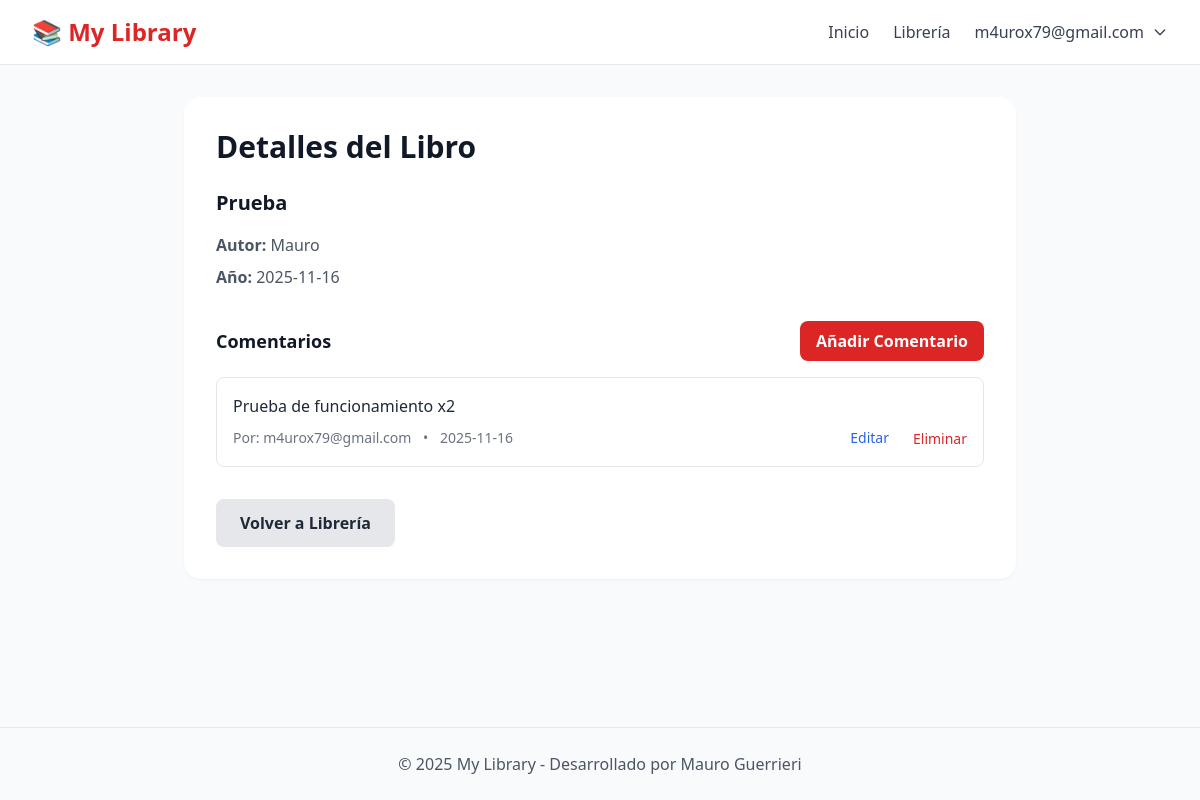
The page /view-book/2 (signed in) on the database its author committed.
### tables this page shows
CREATE TABLE books (
	id INTEGER NOT NULL PRIMARY KEY AUTOINCREMENT,
	title TEXT NOT NULL,
	author TEXT,
	publish_date TEXT
, user_id INTEGER NOT NULL DEFAULT 0);

CREATE TABLE comments (
	id INTEGER PRIMARY KEY AUTOINCREMENT,
	description TEXT NOT NULL,
	book_id INTEGER NOT NULL,
	user_id INTEGER NOT NULL, created_at DATETIME,
	CONSTRAINT FK_comments_books FOREIGN KEY (book_id) REFERENCES books(id) ON DELETE CASCADE,
	CONSTRAINT FK_comments_users_2 FOREIGN KEY (user_id) REFERENCES users(id) ON DELETE CASCADE
);

CREATE TABLE users (
    id INTEGER PRIMARY KEY AUTOINCREMENT,
    email VARCHAR(255) UNIQUE NOT NULL,
    password VARCHAR(255) NOT NULL,
    created_at DATETIME DEFAULT CURRENT_TIMESTAMP
);

### controllers/view-bookcontroller.php (called while the page is built, shortened)
<?php
$bookId = $_GET['params'][0] ?? null;
$userId = $_SESSION['user']['id'];
require_once __DIR__ . '/../models/books.php';
$book = getBook($db, $bookId, $userId);
$comments = getCommentsByBook($db, $bookId);
require __DIR__ . '/../views/view_book.view.php';

### models/books.php (called while the page is built, shortened)
<?php
function getBook(PDO $db, int $id, ?int $userId = null): ?array {
    $stmt = $db->prepare("SELECT id, title, author, publish_date, user_id FROM books WHERE id = ?");
    $stmt->execute([$id]);
    $book = $stmt->fetch();
    return $book ?: null;
}
function getCommentsByBook(PDO $db, int $bookId): array {
    $stmt = $db->prepare("SELECT c.*, u.email FROM comments c JOIN users u ON c.user_id = u.id WHERE c.book_id = ? ORDER BY c.created_at DESC");
    $stmt->execute([$bookId]);
    return $stmt->fetchAll();
}

### views/view_book.view.php (the view, shortened to what this page needs)
<?php include 'partials/header.view.php'; ?>
<main class="flex-1 bg-gray-50 py-8">
    <div class="max-w-4xl mx-auto px-4 sm:px-6 lg:px-8">
        <div class="bg-white rounded-2xl shadow-sm p-8">
            <h1 class="text-3xl font-bold text-gray-900 mb-6">Detalles del Libro</h1>
            <div class="mb-8">
                <h2 class="text-xl font-semibold text-gray-900 mb-4"><?= htmlspecialchars($book['title']) ?></h2>
                <p class="text-gray-600 mb-2"><strong>Autor:</strong> <?= htmlspecialchars($book['author']) ?></p>
                <p class="text-gray-600 mb-2"><strong>Año:</strong> <?= htmlspecialchars($book['publish_date']) ?></p>
            </div>
            <div class="mb-8">
                <div class="flex justify-between items-center mb-4">
                    <h3 class="text-lg font-semibold text-gray-900">Comentarios</h3>
                    <?php if ($_SESSION['user']): ?>
                        <a href="/add-comment/<?= $book['id'] ?>" class="bg-primary text-white px-4 py-2 rounded-lg hover:bg-red-700 font-semibold">
                            Añadir Comentario
                        </a>
                    <?php endif; ?>
                </div>
                <?php if (empty($comments)): ?>
                    <p class="text-gray-500">No hay comentarios para este libro.</p>
                <?php else: ?>
                    <div class="space-y-4">
                        <?php foreach ($comments as $comment): ?>
                            <div class="border border-gray-200 rounded-lg p-4">
                                <p class="text-gray-800 mb-2"><?= htmlspecialchars($comment['description']) ?></p>
                                <div class="flex justify-between items-center">
                                    <div class="text-sm text-gray-500">
                                        <span>Por: <?= htmlspecialchars($comment['email']) ?></span>
                                        <?php if ($comment['created_at']): ?>
                                            <span class="mx-2">•</span>
                                            <span><?= date('Y-m-d', strtotime($comment['created_at'])) ?></span>
                                        <?php endif; ?>
                                    </div>
                                    <?php if ($_SESSION['user'] && $_SESSION['user']['id'] === $comment['user_id']): ?>
                                        <div class="flex items-center space-x-2">
                                            <a href="/edit-comment/<?= $comment['id'] ?>" class="text-blue-600 hover:text-blue-800 text-sm font-medium mr-4">
                                                Editar
                                            </a>
                                            <form method="GET" action="/delete-comment/<?= $comment['id'] ?>" class="inline" onsubmit="return confirm('¿Estás seguro de que quieres eliminar este comentario?');">
                                                <button type="submit" class="text-red-600 hover:text-red-800 text-sm font-medium">
                                                    Eliminar
                                                </button>
                                            </form>
                                        </div>
                                    <?php endif; ?>
                                </div>
                            </div>
                        <?php endforeach; ?>
                    </div>
                <?php endif; ?>
            </div>
            <a href="/books" class="bg-gray-200 text-gray-800 px-6 py-3 rounded-lg hover:bg-gray-300 font-semibold inline-block">
                Volver a Librería
            </a>
        </div>
    </div>
</main>
<?php include 'partials/footer.view.php'; ?>

### views/partials/header.view.php (style rules this page uses)
.bg-primary { background-color: #dc2626; }

### rows shown on the page
books: title "Prueba", author "Mauro", publish_date "2025-11-16"
comments: description "Prueba de funcionamiento x2", user.email "m4urox79@gmail.com", created_at "2025-11-16"

### other values the page prints
$_SESSION['user']['email'] "m4urox79@gmail.com"
APP_NAME "My Library"
